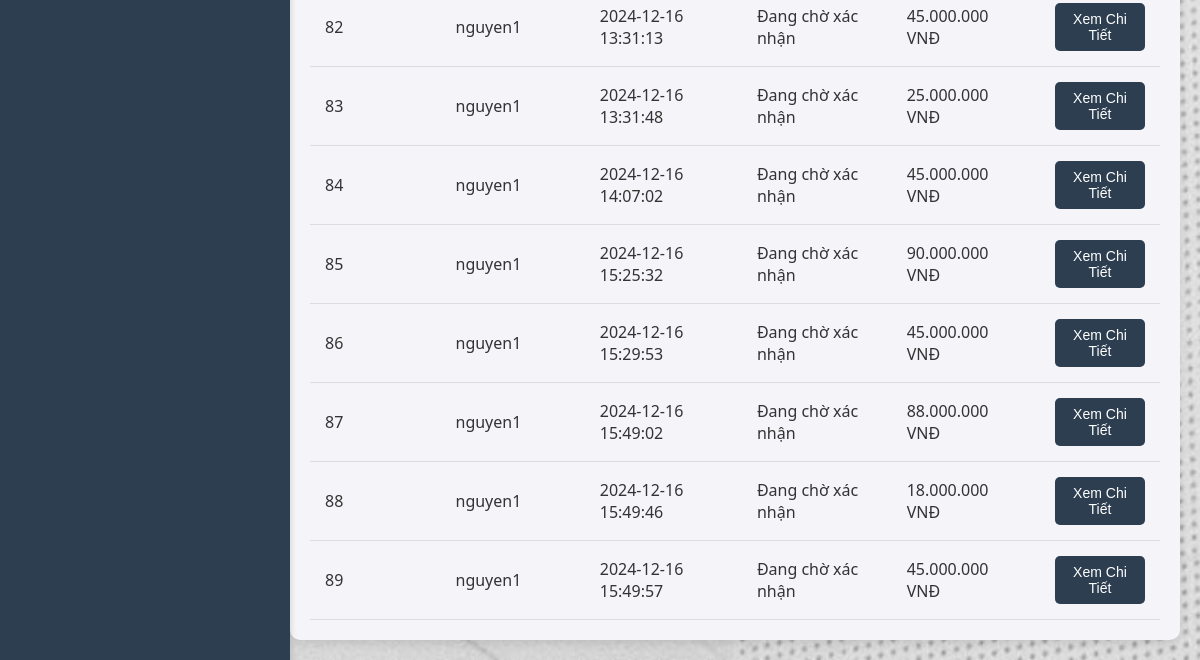
The page /frontend/pages/manage_order.php (lower part) on the database as committed earlier.
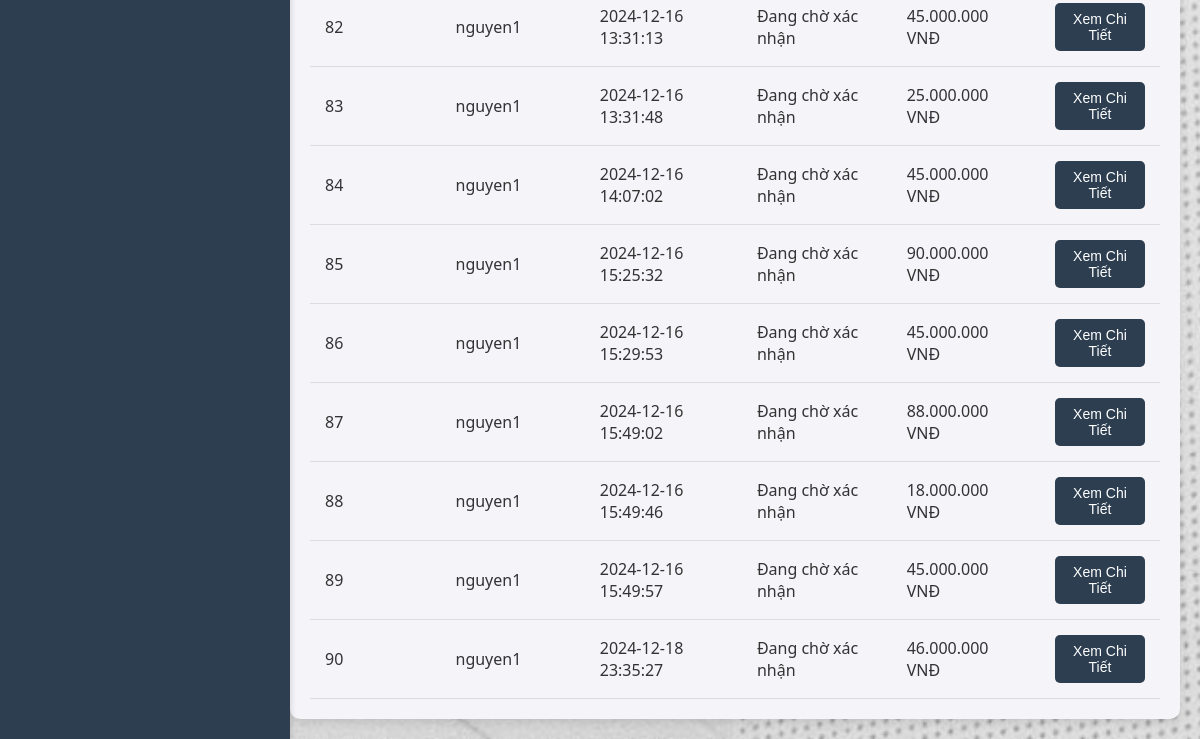
The same page on the database as committed later.
### tables this page shows
CREATE TABLE `orders` (
  `order_id` int(11) NOT NULL,
  `user_id` int(11) NOT NULL,
  `order_date` datetime NOT NULL,
  `name` varchar(255) NOT NULL,
  `phone` varchar(20) NOT NULL,
  `address` text NOT NULL,
  `payment_method` enum('cash','bank') NOT NULL,
  `order_status` varchar(50) NOT NULL DEFAULT 'pending',
  `status` varchar(50) NOT NULL DEFAULT 'awaiting confirmation',
  `estimated_delivery_date` date DEFAULT NULL,
  `total_price` decimal(10,2) NOT NULL DEFAULT 0.00
);

CREATE TABLE `khachhang` (
  `ma_khach_hang` int(11) NOT NULL,
  `ten_khach_hang` varchar(50) DEFAULT NULL,
  `so_dien_thoai` varchar(10) DEFAULT NULL,
  `email` varchar(30) DEFAULT NULL,
  `username` varchar(20) DEFAULT NULL,
  `password` varchar(255) DEFAULT NULL,
  `role` enum('user','admin') NOT NULL DEFAULT 'user',
  `ngay_tao` datetime DEFAULT current_timestamp(),
  `avatar` varchar(255) DEFAULT NULL,
  `address` varchar(255) NOT NULL DEFAULT 'Chưa cập nhật'
);

### frontend/pages/manage_order.php (the view, shortened to what this page needs)
<?php
include '../../backend/db_connect.php';
include '../../backend/sidebar.php';
$sql_filter = "SELECT o.*, k.ten_khach_hang AS user_name
               FROM orders o
               LEFT JOIN khachhang k ON o.user_id = k.ma_khach_hang
               WHERE 1";
$stmt_filter = $conn->prepare($sql_filter);
$stmt_filter->execute();
$result_filtered = $stmt_filter->get_result();
?>
<!DOCTYPE html>
<html lang="vi">
<head>
    <link rel="stylesheet" href="../css/manage_order.css">
</head>
<body>
    <div class="main-content">
        <div class="order-container">
            <table>
                <tbody>
                    <?php if ($result_filtered->num_rows > 0): ?>
                        <?php while ($row = $result_filtered->fetch_assoc()): ?>
                            <tr>
                                <td><?php echo $row['order_id']; ?></td>
                                <td><?php echo htmlspecialchars($row['user_name']); ?></td>
                                <td><?php echo $row['order_date']; ?></td>
                                <td><?php echo $row['status'] === 'confirmed' ? 'Đã xác nhận' : 'Đang chờ xác nhận'; ?></td>
                                <td><?php echo number_format($row['total_price'], 0, ',', '.'); ?> VNĐ</td>
                                <td>
                                    <button class="btn-details" data-order='<?php echo json_encode($row); ?>'>Xem Chi Tiết</button>
                                </td>
                            </tr>
                        <?php endwhile; ?>
                    <?php else: ?>
                        <tr>
                            <td colspan="6">Không có đơn hàng nào phù hợp.</td>
                        </tr>
                    <?php endif; ?>
                </tbody>
            </table>
        </div>
    </div>
</body>
</html>

Rows that differ between the two databases and show on the page:
added orders: order_id "90", user.ten_khach_hang "nguyen1", order_date "2024-12-18 23:35:27", shows "Đang chờ xác nhận", total_price "46.000.000"
